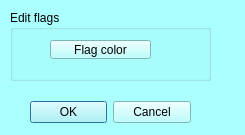
<?xml version="1.0" encoding="UTF-8"?>
<ui version="4.0">
 <class>mqEditAllFLGColorDialog</class>
 <widget class="QDialog" name="mqEditAllFLGColorDialog">
  <property name="geometry">
   <rect>
    <x>0</x>
    <y>0</y>
    <width>245</width>
    <height>135</height>
   </rect>
  </property>
  <property name="palette">
   <palette>
    <active>
     <colorrole role="WindowText">
      <brush brushstyle="SolidPattern">
       <color alpha="255">
        <red>0</red>
        <green>0</green>
        <blue>0</blue>
       </color>
      </brush>
     </colorrole>
     <colorrole role="Button">
      <brush brushstyle="SolidPattern">
       <color alpha="255">
        <red>170</red>
        <green>255</green>
        <blue>255</blue>
       </color>
      </brush>
     </colorrole>
     <colorrole role="Light">
      <brush brushstyle="SolidPattern">
       <color alpha="255">
        <red>255</red>
        <green>255</green>
        <blue>255</blue>
       </color>
      </brush>
     </colorrole>
     <colorrole role="Midlight">
      <brush brushstyle="SolidPattern">
       <color alpha="255">
        <red>212</red>
        <green>255</green>
        <blue>255</blue>
       </color>
      </brush>
     </colorrole>
     <colorrole role="Dark">
      <brush brushstyle="SolidPattern">
       <color alpha="255">
        <red>85</red>
        <green>127</green>
        <blue>127</blue>
       </color>
      </brush>
     </colorrole>
     <colorrole role="Mid">
      <brush brushstyle="SolidPattern">
       <color alpha="255">
        <red>113</red>
        <green>170</green>
        <blue>170</blue>
       </color>
      </brush>
     </colorrole>
     <colorrole role="Text">
      <brush brushstyle="SolidPattern">
       <color alpha="255">
        <red>0</red>
        <green>0</green>
        <blue>0</blue>
       </color>
      </brush>
     </colorrole>
     <colorrole role="BrightText">
      <brush brushstyle="SolidPattern">
       <color alpha="255">
        <red>255</red>
        <green>255</green>
        <blue>255</blue>
       </color>
      </brush>
     </colorrole>
     <colorrole role="ButtonText">
      <brush brushstyle="SolidPattern">
       <color alpha="255">
        <red>0</red>
        <green>0</green>
        <blue>0</blue>
       </color>
      </brush>
     </colorrole>
     <colorrole role="Base">
      <brush brushstyle="SolidPattern">
       <color alpha="255">
        <red>255</red>
        <green>255</green>
        <blue>255</blue>
       </color>
      </brush>
     </colorrole>
     <colorrole role="Window">
      <brush brushstyle="SolidPattern">
       <color alpha="255">
        <red>170</red>
        <green>255</green>
        <blue>255</blue>
       </color>
      </brush>
     </colorrole>
     <colorrole role="Shadow">
      <brush brushstyle="SolidPattern">
       <color alpha="255">
        <red>0</red>
        <green>0</green>
        <blue>0</blue>
       </color>
      </brush>
     </colorrole>
     <colorrole role="AlternateBase">
      <brush brushstyle="SolidPattern">
       <color alpha="255">
        <red>212</red>
        <green>255</green>
        <blue>255</blue>
       </color>
      </brush>
     </colorrole>
     <colorrole role="ToolTipBase">
      <brush brushstyle="SolidPattern">
       <color alpha="255">
        <red>255</red>
        <green>255</green>
        <blue>220</blue>
       </color>
      </brush>
     </colorrole>
     <colorrole role="ToolTipText">
      <brush brushstyle="SolidPattern">
       <color alpha="255">
        <red>0</red>
        <green>0</green>
        <blue>0</blue>
       </color>
      </brush>
     </colorrole>
    </active>
    <inactive>
     <colorrole role="WindowText">
      <brush brushstyle="SolidPattern">
       <color alpha="255">
        <red>0</red>
        <green>0</green>
        <blue>0</blue>
       </color>
      </brush>
     </colorrole>
     <colorrole role="Button">
      <brush brushstyle="SolidPattern">
       <color alpha="255">
        <red>170</red>
        <green>255</green>
        <blue>255</blue>
       </color>
      </brush>
     </colorrole>
     <colorrole role="Light">
      <brush brushstyle="SolidPattern">
       <color alpha="255">
        <red>255</red>
        <green>255</green>
        <blue>255</blue>
       </color>
      </brush>
     </colorrole>
     <colorrole role="Midlight">
      <brush brushstyle="SolidPattern">
       <color alpha="255">
        <red>212</red>
        <green>255</green>
        <blue>255</blue>
       </color>
      </brush>
     </colorrole>
     <colorrole role="Dark">
      <brush brushstyle="SolidPattern">
       <color alpha="255">
        <red>85</red>
        <green>127</green>
        <blue>127</blue>
       </color>
      </brush>
     </colorrole>
     <colorrole role="Mid">
      <brush brushstyle="SolidPattern">
       <color alpha="255">
        <red>113</red>
        <green>170</green>
        <blue>170</blue>
       </color>
      </brush>
     </colorrole>
     <colorrole role="Text">
      <brush brushstyle="SolidPattern">
       <color alpha="255">
        <red>0</red>
        <green>0</green>
        <blue>0</blue>
       </color>
      </brush>
     </colorrole>
     <colorrole role="BrightText">
      <brush brushstyle="SolidPattern">
       <color alpha="255">
        <red>255</red>
        <green>255</green>
        <blue>255</blue>
       </color>
      </brush>
     </colorrole>
     <colorrole role="ButtonText">
      <brush brushstyle="SolidPattern">
       <color alpha="255">
        <red>0</red>
        <green>0</green>
        <blue>0</blue>
       </color>
      </brush>
     </colorrole>
     <colorrole role="Base">
      <brush brushstyle="SolidPattern">
       <color alpha="255">
        <red>255</red>
        <green>255</green>
        <blue>255</blue>
       </color>
      </brush>
     </colorrole>
     <colorrole role="Window">
      <brush brushstyle="SolidPattern">
       <color alpha="255">
        <red>170</red>
        <green>255</green>
        <blue>255</blue>
       </color>
      </brush>
     </colorrole>
     <colorrole role="Shadow">
      <brush brushstyle="SolidPattern">
       <color alpha="255">
        <red>0</red>
        <green>0</green>
        <blue>0</blue>
       </color>
      </brush>
     </colorrole>
     <colorrole role="AlternateBase">
      <brush brushstyle="SolidPattern">
       <color alpha="255">
        <red>212</red>
        <green>255</green>
        <blue>255</blue>
       </color>
      </brush>
     </colorrole>
     <colorrole role="ToolTipBase">
      <brush brushstyle="SolidPattern">
       <color alpha="255">
        <red>255</red>
        <green>255</green>
        <blue>220</blue>
       </color>
      </brush>
     </colorrole>
     <colorrole role="ToolTipText">
      <brush brushstyle="SolidPattern">
       <color alpha="255">
        <red>0</red>
        <green>0</green>
        <blue>0</blue>
       </color>
      </brush>
     </colorrole>
    </inactive>
    <disabled>
     <colorrole role="WindowText">
      <brush brushstyle="SolidPattern">
       <color alpha="255">
        <red>85</red>
        <green>127</green>
        <blue>127</blue>
       </color>
      </brush>
     </colorrole>
     <colorrole role="Button">
      <brush brushstyle="SolidPattern">
       <color alpha="255">
        <red>170</red>
        <green>255</green>
        <blue>255</blue>
       </color>
      </brush>
     </colorrole>
     <colorrole role="Light">
      <brush brushstyle="SolidPattern">
       <color alpha="255">
        <red>255</red>
        <green>255</green>
        <blue>255</blue>
       </color>
      </brush>
     </colorrole>
     <colorrole role="Midlight">
      <brush brushstyle="SolidPattern">
       <color alpha="255">
        <red>212</red>
        <green>255</green>
        <blue>255</blue>
       </color>
      </brush>
     </colorrole>
     <colorrole role="Dark">
      <brush brushstyle="SolidPattern">
       <color alpha="255">
        <red>85</red>
        <green>127</green>
        <blue>127</blue>
       </color>
      </brush>
     </colorrole>
     <colorrole role="Mid">
      <brush brushstyle="SolidPattern">
       <color alpha="255">
        <red>113</red>
        <green>170</green>
        <blue>170</blue>
       </color>
      </brush>
     </colorrole>
     <colorrole role="Text">
      <brush brushstyle="SolidPattern">
       <color alpha="255">
        <red>85</red>
        <green>127</green>
        <blue>127</blue>
       </color>
      </brush>
     </colorrole>
     <colorrole role="BrightText">
      <brush brushstyle="SolidPattern">
       <color alpha="255">
        <red>255</red>
        <green>255</green>
        <blue>255</blue>
       </color>
      </brush>
     </colorrole>
     <colorrole role="ButtonText">
      <brush brushstyle="SolidPattern">
       <color alpha="255">
        <red>85</red>
        <green>127</green>
        <blue>127</blue>
       </color>
      </brush>
     </colorrole>
     <colorrole role="Base">
      <brush brushstyle="SolidPattern">
       <color alpha="255">
        <red>170</red>
        <green>255</green>
        <blue>255</blue>
       </color>
      </brush>
     </colorrole>
     <colorrole role="Window">
      <brush brushstyle="SolidPattern">
       <color alpha="255">
        <red>170</red>
        <green>255</green>
        <blue>255</blue>
       </color>
      </brush>
     </colorrole>
     <colorrole role="Shadow">
      <brush brushstyle="SolidPattern">
       <color alpha="255">
        <red>0</red>
        <green>0</green>
        <blue>0</blue>
       </color>
      </brush>
     </colorrole>
     <colorrole role="AlternateBase">
      <brush brushstyle="SolidPattern">
       <color alpha="255">
        <red>170</red>
        <green>255</green>
        <blue>255</blue>
       </color>
      </brush>
     </colorrole>
     <colorrole role="ToolTipBase">
      <brush brushstyle="SolidPattern">
       <color alpha="255">
        <red>255</red>
        <green>255</green>
        <blue>220</blue>
       </color>
      </brush>
     </colorrole>
     <colorrole role="ToolTipText">
      <brush brushstyle="SolidPattern">
       <color alpha="255">
        <red>0</red>
        <green>0</green>
        <blue>0</blue>
       </color>
      </brush>
     </colorrole>
    </disabled>
   </palette>
  </property>
  <property name="windowTitle">
   <string>Edit color of all selected flags</string>
  </property>
  <widget class="QWidget" name="layoutWidget">
   <property name="geometry">
    <rect>
     <x>30</x>
     <y>100</y>
     <width>161</width>
     <height>25</height>
    </rect>
   </property>
   <layout class="QHBoxLayout" name="horizontalLayout_2">
    <item>
     <widget class="QDialogButtonBox" name="buttonBox">
      <property name="orientation">
       <enum>Qt::Horizontal</enum>
      </property>
      <property name="standardButtons">
       <set>QDialogButtonBox::Cancel|QDialogButtonBox::Ok</set>
      </property>
     </widget>
    </item>
   </layout>
  </widget>
  <widget class="QGroupBox" name="groupBox">
   <property name="geometry">
    <rect>
     <x>10</x>
     <y>10</y>
     <width>201</width>
     <height>71</height>
    </rect>
   </property>
   <property name="title">
    <string>Edit flags</string>
   </property>
   <widget class="mqColorChooserButton" name="FlagColorButton">
    <property name="geometry">
     <rect>
      <x>40</x>
      <y>30</y>
      <width>101</width>
      <height>19</height>
     </rect>
    </property>
    <property name="text">
     <string>Flag color</string>
    </property>
   </widget>
  </widget>
 </widget>
 <customwidgets>
  <customwidget>
   <class>mqColorChooserButton</class>
   <extends>QToolButton</extends>
   <header location="global">mqColorChooserButton.h</header>
  </customwidget>
 </customwidgets>
 <resources>
  <include location="../Icons/icons.qrc"/>
  <include location="../Icons/icons.qrc"/>
 </resources>
 <connections>
  <connection>
   <sender>buttonBox</sender>
   <signal>accepted()</signal>
   <receiver>mqEditAllFLGColorDialog</receiver>
   <slot>accept()</slot>
   <hints>
    <hint type="sourcelabel">
     <x>248</x>
     <y>254</y>
    </hint>
    <hint type="destinationlabel">
     <x>157</x>
     <y>274</y>
    </hint>
   </hints>
  </connection>
  <connection>
   <sender>buttonBox</sender>
   <signal>rejected()</signal>
   <receiver>mqEditAllFLGColorDialog</receiver>
   <slot>reject()</slot>
   <hints>
    <hint type="sourcelabel">
     <x>316</x>
     <y>260</y>
    </hint>
    <hint type="destinationlabel">
     <x>286</x>
     <y>274</y>
    </hint>
   </hints>
  </connection>
 </connections>
</ui>
